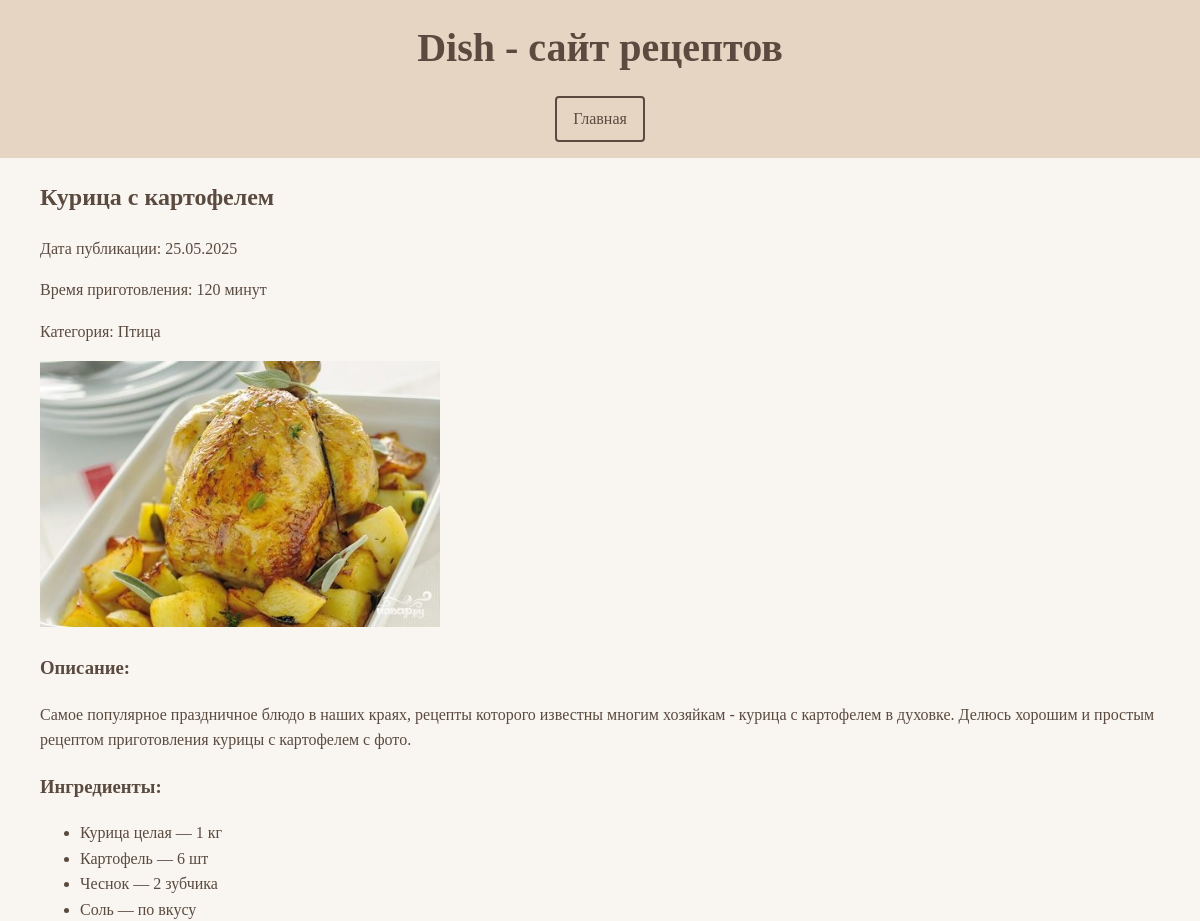
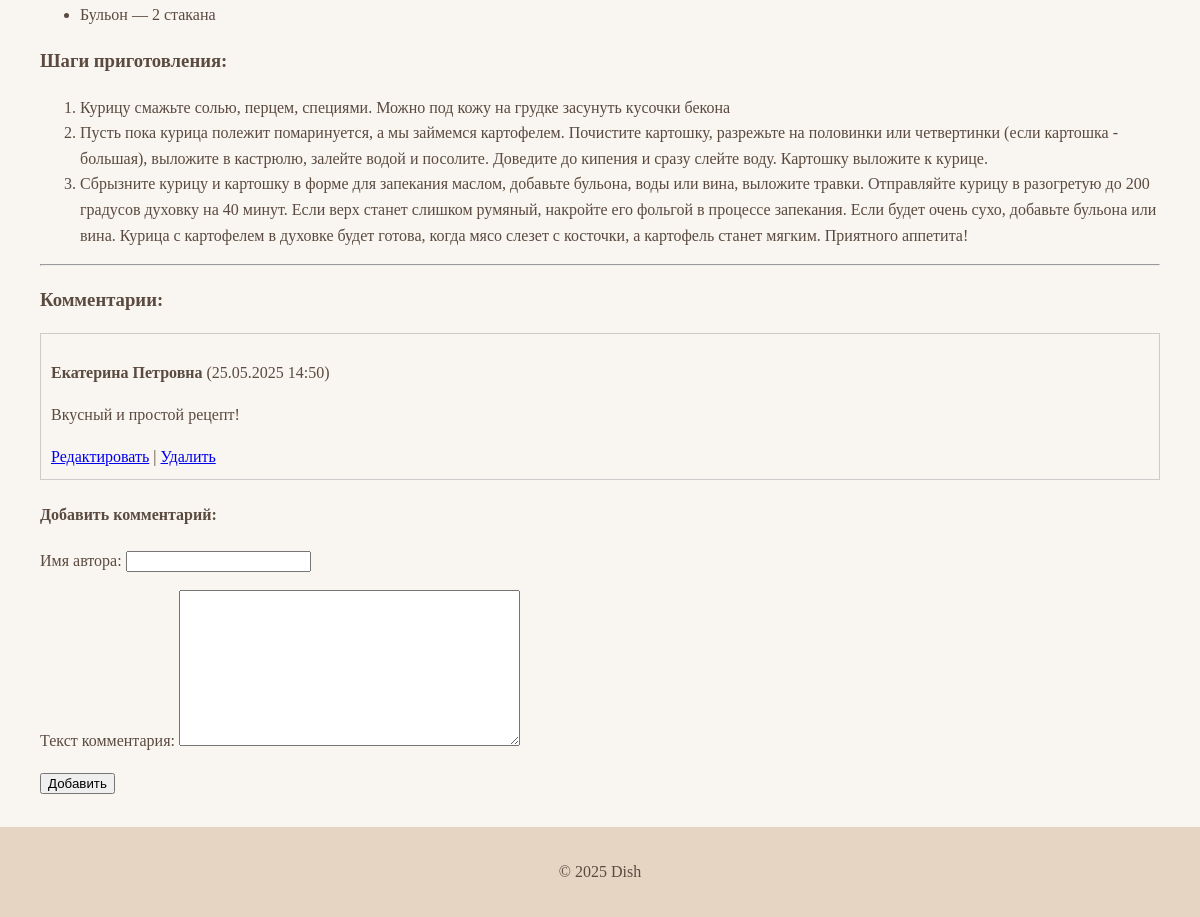
Page /recipe/10/ on the committed database (2 pictures, top to bottom).
### recipes/models.py (models this page shows, shortened)
class Recipe(models.Model):
    title = models.CharField(max_length=200, verbose_name='Название')
    created_at = models.DateTimeField(auto_now_add=True, verbose_name='Дата создания')
    cook_time = models.IntegerField(help_text="Время приготовления в минутах", verbose_name='Время готовки')
    description = models.TextField(verbose_name='Описание')
    image = models.ImageField(upload_to="recipe_images/", verbose_name='Изображение')
    author = models.ForeignKey(User, on_delete=models.CASCADE, verbose_name='Автор')
    category = models.ForeignKey(Category, on_delete=models.SET_NULL, null=True, verbose_name='Категория')
    class Meta:
        verbose_name = 'Рецепт'
        verbose_name_plural = 'Рецепты'

class Category(models.Model):
    name = models.CharField(max_length=100)
    slug = models.SlugField(unique=True)
    class Meta:
        verbose_name = 'Категория'
        verbose_name_plural = 'Категории'

class RecipeIngredient(models.Model):
    recipe = models.ForeignKey(Recipe, on_delete=models.CASCADE, verbose_name='Рецепт')
    ingredient = models.ForeignKey(Ingredient, on_delete=models.CASCADE, verbose_name='Ингредиент')
    amount = models.CharField(max_length=100, verbose_name='Количество')
    class Meta:
        verbose_name = 'Ингредиент рецепта'
        verbose_name_plural = 'Ингредиенты рецептов'

class Ingredient(models.Model):
    name = models.CharField(max_length=100, verbose_name='Название')
    class Meta:
        verbose_name = 'Ингредиент'
        verbose_name_plural = 'Ингредиенты'

class InstructionStep(models.Model):
    recipe = models.ForeignKey(Recipe, on_delete=models.CASCADE, verbose_name='Рецепт')
    step_text = models.TextField(verbose_name='Текст шага')
    step_number = models.PositiveIntegerField(verbose_name='Номер шага')
    class Meta:
        verbose_name = 'Шаг инструкции'
        verbose_name_plural = 'Шаги инструкций'

class Comment(models.Model):
    recipe = models.ForeignKey(Recipe, on_delete=models.CASCADE, verbose_name='Рецепт')
    author_name = models.CharField(max_length=100, verbose_name='Имя автора')
    text = models.TextField(verbose_name='Текст комментария')
    created_at = models.DateTimeField(auto_now_add=True, verbose_name='Дата создания')
    class Meta:
        verbose_name = 'Комментарий'
        verbose_name_plural = 'Комментарии'

### recipes/views.py (the view)
# urls.py: path('recipe/<int:pk>/', views.recipe_detail, name='recipe_detail'),
def recipe_detail(request, pk):
    recipe = get_object_or_404(Recipe, id=pk)
    form = CommentForm()
    return render(request, 'recipes/recipe_detail.html', {'recipe': recipe, 'form': form})

### recipes/forms.py
class CommentForm(forms.ModelForm):
    class Meta:
        model = Comment
        fields = ['author_name', 'text']

### recipes/templates/recipes/recipe_detail.html (shortened to what this page needs)
{% extends 'recipes/base.html' %}
{% load static %}
{% block content %}
<div class="recipe-container">
    <h2>{{ recipe.title }}</h2>
    <p>Дата публикации: {{ recipe.created_at|date:"d.m.Y" }}</p>
    <p>Время приготовления: {{ recipe.cook_time }} минут</p>
    <p>Категория: {{ recipe.category.name }}</p>
    {% if recipe.image %}
        <img src="{{ recipe.image.url }}" alt="{{ recipe.title }}" style="max-width: 400px;">
    {% endif %}
    <h3>Описание:</h3>
    <p>{{ recipe.description }}</p>
    <h3>Ингредиенты:</h3>
    <ul>
        {% for item in recipe.recipeingredient_set.all %}
            <li>{{ item.ingredient.name }} — {{ item.amount }}</li>
        {% endfor %}
    </ul>
    <h3>Шаги приготовления:</h3>
    <ol>
        {% for step in recipe.instructionstep_set.all|dictsort:"step_number" %}
            <li>{{ step.step_text }}</li>
        {% endfor %}
    </ol>
    <hr>
    <h3>Комментарии:</h3>
    <div id="comments">
        {% for comment in recipe.comment_set.all %}
            <div class="comment" style="border:1px solid #ccc; padding:10px; margin-bottom:10px;">
                <p><strong>{{ comment.author_name }}</strong> ({{ comment.created_at|date:"d.m.Y H:i" }})</p>
                <p>{{ comment.text }}</p>
                <a href="{% url 'edit_comment' comment.id %}">Редактировать</a> |
                <a href="{% url 'delete_comment' comment.id %}">Удалить</a>
            </div>
        {% empty %}
            <p>Пока нет комментариев.</p>
        {% endfor %}
    </div>
    <h4>Добавить комментарий:</h4>
    <form action="{% url 'add_comment' recipe.id %}" method="post">
        {{ form.as_p }}
        <button type="submit">Добавить</button>
    </form>
    {% endblock %}

### recipes/templates/recipes/base.html (shortened to what this page needs)
{% load static %}
<!DOCTYPE html>
<html lang="ru">
<head>
    <link rel="stylesheet" href="{% static 'recipes/css/style.css' %}">
</head>
<body>
<header>
    <div class="header-container">
        <h1><a href="{% url 'index' %}">Dish - сайт рецептов </a></h1>
        <nav>
            {% if request.path != '/' and request.path != '/index/' %}
                <a href="{% url 'index' %}" class="nav-button">Главная</a>
            {% endif %}
        </nav>
    </div>
</header>
<main>
    {% block content %}
    {% endblock %}
</main>
<footer>
    <p>© 2025 Dish</p>
</footer>
</body>
</html>

### recipes/static/recipes/css/style.css (style rules this page uses)
:root { --bg: #f9f5f0; --text: #5a4a3f; --accent: #8d6e63; --border: #5a4a3f; }
body { background: var(--bg); color: var(--text); font-family: 'Georgia', serif; line-height: 1.6; margin: 0; padding: 0; }
header { background: #e6d5c3; padding: 1rem 0; text-align: center; }
.header-container { max-width: 1200px; margin: 0 auto; padding: 0 20px; }
header h1 { margin: 0; padding: 0; font-size: 2.5rem; color: red; }
header h1 a { color: var(--text); text-decoration: none; }
nav { margin-top: 1rem; display: flex; justify-content: center; gap: 1rem; flex-wrap: wrap; }
.nav-button { color: var(--text); text-decoration: none; padding: 0.5rem 1rem; border: 2px solid var(--border); border-radius: 4px; transition: all 0.3s ease; background-color: transparent; }
main { margin: 0rem auto; }
footer { text-align: center; padding: 1rem 0; background: #e6d5c3; margin-top: 2rem; }
.recipe-container { padding: 0 40px; margin: 0 auto; }

### rows in the picture
Recipe: title "Курица с картофелем", created_at "25.05.2025", cook_time "120", category.name "Птица", image (picture), description "Самое популярное праздничное блюдо в наших краях, рецепты которого известны многим хозяйкам - курица с картофелем в духовке. Делюсь хорошим и простым рецептом приготовления курицы с картофелем с фото."
RecipeIngredient: ingredient.name "Курица целая", amount "1 кг"
RecipeIngredient: ingredient.name "Картофель", amount "6 шт"
RecipeIngredient: ingredient.name "Чеснок", amount "2 зубчика"
RecipeIngredient: ingredient.name "Соль", amount "по вкусу"
RecipeIngredient: ingredient.name "Бульон", amount "2 стакана"
InstructionStep: step_text "Курицу смажьте солью, перцем, специями. Можно под кожу на грудке засунуть кусочки бекона"
InstructionStep: step_text "Пусть пока курица полежит помаринуется, а мы займемся картофелем. Почистите картошку, разрежьте на половинки или четвертинки (если картошка - большая), выложите в кастрюлю, залейте водой и посолите. Доведите до кипения и сразу слейте воду. Картошку выложите к курице."
InstructionStep: step_text "Сбрызните курицу и картошку в форме для запекания маслом, добавьте бульона, воды или вина, выложите травки. Отправляйте курицу в разогретую до 200 градусов духовку на 40 минут. Если верх станет слишком румяный, накройте его фольгой в процессе запекания. Если будет очень сухо, добавьте бульона или вина. Курица с картофелем в духовке будет готова, когда мясо слезет с косточки, а картофель станет мягким. Приятного аппетита!"
Comment: author_name "Екатерина Петровна", created_at "25.05.2025 14:50", text "Вкусный и простой рецепт!"
